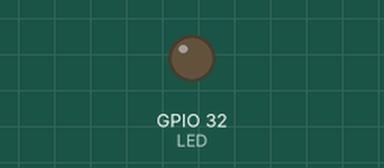
Simulated run of this sketch. Board: ESP32. On the bench: output pins drawn as LEDs (lit = HIGH).

Above: at 0.2 s.
At 5.0 s:
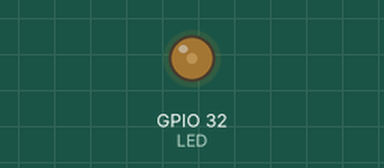
At 10.2 s:
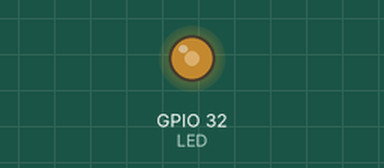
At 20.1 s:
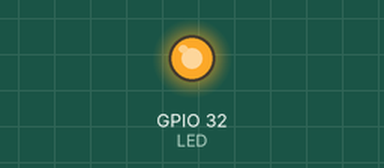
Timing chart, 0 to 21.6 s (numbered marks = the images above):
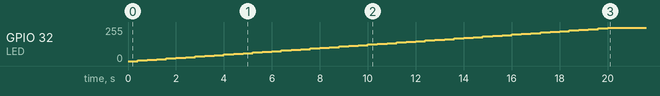

Measured:
- by itself, GPIO 32 (LED): moves from 0/255 to 249/255 over 19.6 s

The sketch:

PWM_demo.ino
```cpp
/*==============================================================
                          PWM DEMO
================================================================

Description:
  This program demonstrates the execution of a pulse width module,
  allowing five LED lights to display a varying luminance.

Programmer:
  Mark P. Garcia

Date:
  9 September 2026
----------------------------------------------------------------*/

// GPIOS
const uint8_t LED = 32;

// PWM Parameters
const uint16_t FREQ = 5000;
const uint8_t RES = 8;
int t_delay = 400;
int fade_effect = 5;
int bright = 0;

void setup() {
  ledcAttach(LED, FREQ, RES);
}

void loop() {
  ledcWrite(LED, bright);
  bright += fade_effect;

  if (bright >= 255 || bright <= 0)  {
    bright -= fade_effect;
  }

  delay(t_delay);
}
```
